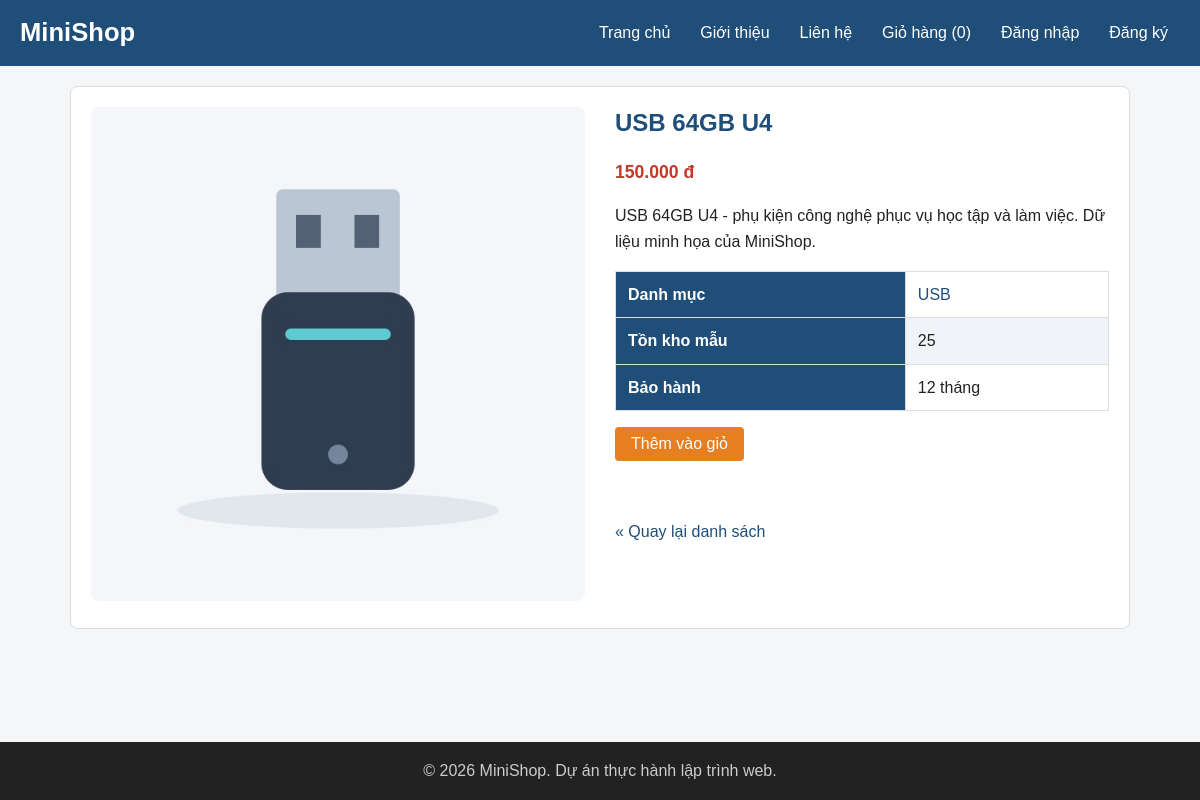
The page /product.php?id=4 on the database its author committed.
### tables this page shows
CREATE TABLE IF NOT EXISTS products (
 id INT UNSIGNED AUTO_INCREMENT PRIMARY KEY,
 category_id INT UNSIGNED NOT NULL,
 name VARCHAR(200) NOT NULL,
 description TEXT NOT NULL,
 price DECIMAL(12,2) UNSIGNED NOT NULL,
 image VARCHAR(255) NOT NULL,
 stock INT UNSIGNED NOT NULL DEFAULT 0,
 warranty_months INT UNSIGNED NOT NULL DEFAULT 12,
 created_at TIMESTAMP NOT NULL DEFAULT CURRENT_TIMESTAMP,
 FOREIGN KEY (category_id) REFERENCES categories(id) ON DELETE RESTRICT
);

CREATE TABLE IF NOT EXISTS categories (
 id INT UNSIGNED AUTO_INCREMENT PRIMARY KEY,
 name VARCHAR(100) NOT NULL UNIQUE
);

### config/db.php (called while the page is built, shortened)
<?php
function db(): PDO {
    $config = require __DIR__ . '/config.php';
    $dsn = "mysql:host={$config['host']};port={$config['port']};dbname={$config['database']};charset={$config['charset']}";
    $pdo = new PDO($dsn, $config['username'], $config['password'], [
        PDO::ATTR_ERRMODE => PDO::ERRMODE_EXCEPTION,
        PDO::ATTR_DEFAULT_FETCH_MODE => PDO::FETCH_ASSOC,
        PDO::ATTR_EMULATE_PREPARES => false,
    ]);
    return $pdo;
}

### includes/functions.php (called while the page is built, shortened)
<?php
function e($value): string { return htmlspecialchars((string) $value, ENT_QUOTES | ENT_SUBSTITUTE, 'UTF-8'); }
function format_price($amount): string { return number_format((float) $amount, 0, ',', '.') . ' đ'; }

### product.php (the view, shortened to what this page needs)
<?php
$id = positive_id(query_text('id'));
$product = false;
if ($id !== null) {
    $statement = db()->prepare('SELECT p.*, c.name AS category_name FROM products p JOIN categories c ON c.id = p.category_id WHERE p.id = :id');
    $statement->execute(['id' => $id]);
    $product = $statement->fetch();
}
require __DIR__ . '/includes/header.php';
?>
<article class="product-detail">
    <div class="product-image"><img src="<?= e($product['image']) ?>" alt="<?= e($product['name']) ?>" width="400"></div>
    <div class="product-info">
        <h2><?= e($product['name']) ?></h2>
        <p class="price"><?= format_price($product['price']) ?></p>
        <p><?= nl2br(e($product['description'])) ?></p>
        <table><tbody>
            <tr><th scope="row">Danh mục</th><td><a href="index.php?category=<?= (int) $product['category_id'] ?>"><?= e($product['category_name']) ?></a></td></tr>
            <tr><th scope="row">Tồn kho mẫu</th><td><?= (int) $product['stock'] ?></td></tr>
            <tr><th scope="row">Bảo hành</th><td><?= (int) $product['warranty_months'] ?> tháng</td></tr>
        </tbody></table>
        <p><button type="button" class="btn btn-accent add-to-cart" data-id="<?= (int) $product['id'] ?>">Thêm vào giỏ</button></p>
        <p id="add-message" role="status" aria-live="polite"></p>
        <a href="index.php">&laquo; Quay lại danh sách</a>
    </div>
</article>
<?php require __DIR__ . '/includes/footer.php'; ?>

### css/style.css (style rules this page uses)
:root { --primary: #1f4e79; --primary-dark: #163a5a; --accent: #e67e22; --accent-dark: #cf6d17; --text: #222222; --muted: #666666; --border: #dddddd; --bg: #f5f6f8; --white: #ffffff; --danger: #c0392b; }
* { box-sizing: border-box; }
body { margin: 0; font-family: Arial, Helvetica, sans-serif; font-size: 16px; line-height: 1.6; color: var(--text); background-color: var(--bg); display: flex; flex-direction: column; min-height: 100vh; }
h1, h2, h3 { line-height: 1.3; }
h2 { color: var(--primary); }
a { color: var(--primary); text-decoration: none; }
img { max-width: 100%; height: auto; }
.price { color: var(--danger); font-size: 1.1rem; font-weight: bold; }
.btn { display: inline-block; padding: 8px 16px; border: none; border-radius: 4px; background-color: var(--primary); color: var(--white); font-size: 1rem; font-family: inherit; cursor: pointer; }
.btn-accent { background-color: var(--accent); }
.product-detail { display: grid; grid-template-columns: 1fr 1fr; gap: 30px; padding: 20px; border: 1px solid var(--border); border-radius: 8px; background-color: var(--white); }
.product-image img { width: 100%; border-radius: 8px; }
.product-info h2 { margin-top: 0; }
table { width: 100%; border-collapse: collapse; background-color: var(--white); }
th, td { padding: 10px 12px; border: 1px solid var(--border); text-align: left; }
th { background-color: var(--primary); color: var(--white); }
tbody tr:nth-child(even) { background-color: #f0f4f8; }
.product-card, .product-info, .product-image { min-width: 0; }
#add-message { min-height: 1.6em; color: var(--primary); }

### rows shown on the page
products: image (picture), name "USB 64GB U4", price "150.000 đ", description "USB 64GB U4 - phụ kiện công nghệ phục vụ học tập và làm việc. Dữ liệu minh họa của MiniShop.", category.name "USB", stock "25", warranty_months "12"

### other values the page prints
$label "Trang chủ"
$label "Giới thiệu"
$label "Liên hệ"
$label "Giỏ hàng"
$label "Đăng nhập"
$label "Đăng ký"
